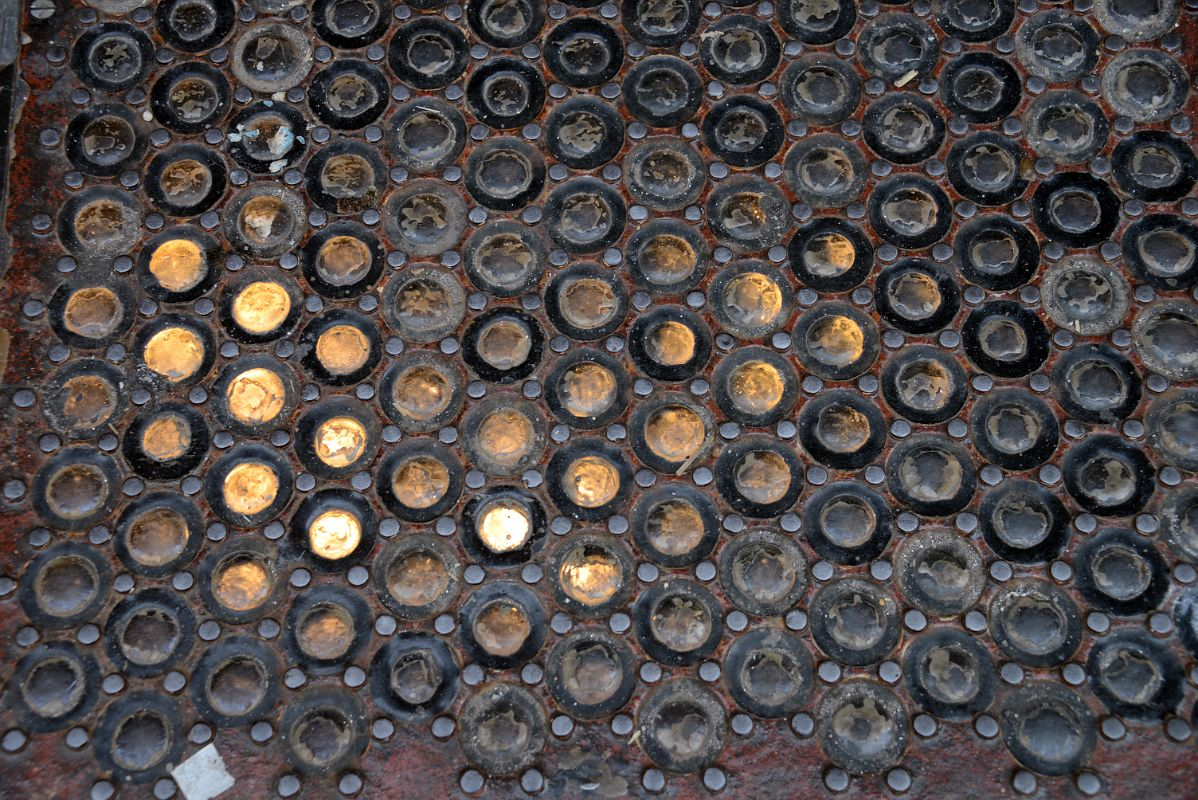
%> input picture Assign3_imgs/circle1.jpg, 1198 x 800 px
$ octave --eval "result = homography_estimation('../Assign3_imgs/circle1.jpg');"   (GNU Octave 9; MATLAB toolbox functions it lacks are replaced by stand-ins)
%> lines starting %> are read from the running program, lines starting %| are printed output that depends on the picture
function [tform] =homography_estimation(image1)
%> called with image1 = '../Assign3_imgs/circle1.jpg'
img=rgb2gray(imread(image1));
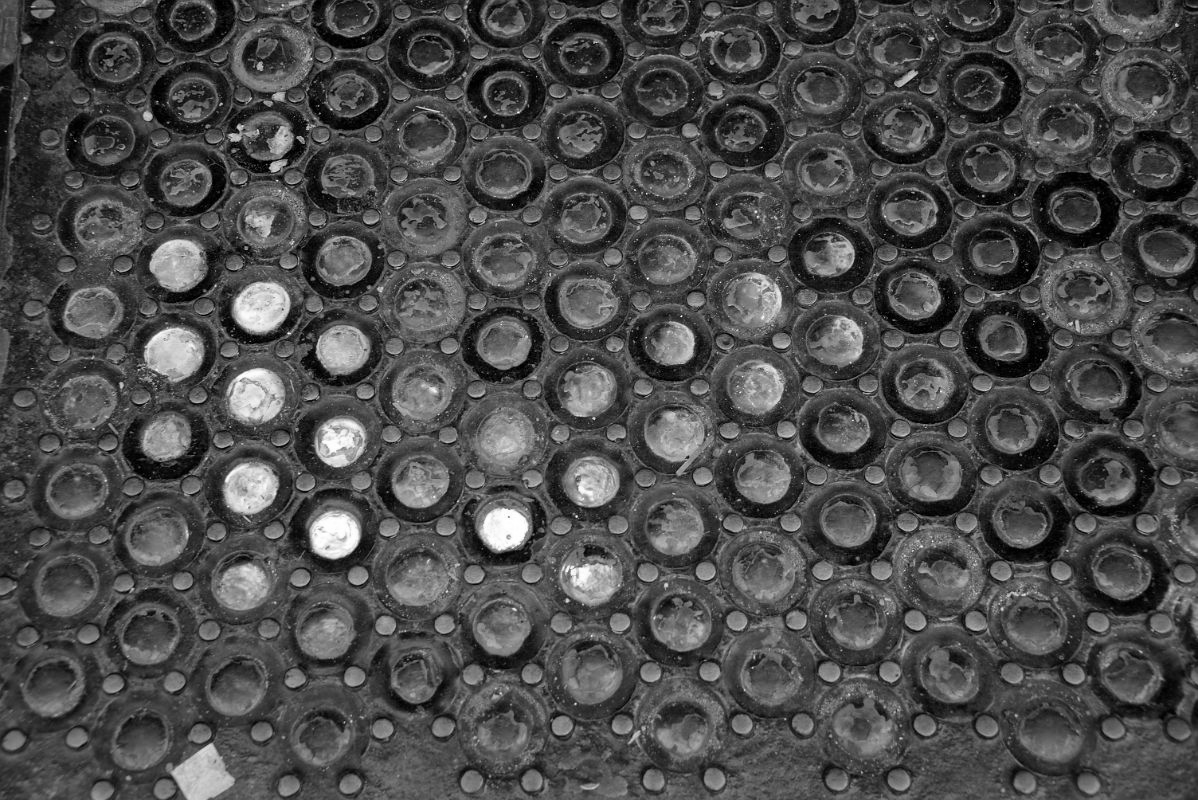
%> img: size 800x1198 uint8; min 0, max 255, mean 75.6
[~,Y,~]=size(img);
%> Y = 1198
img1=img(:,1:Y/2,:);
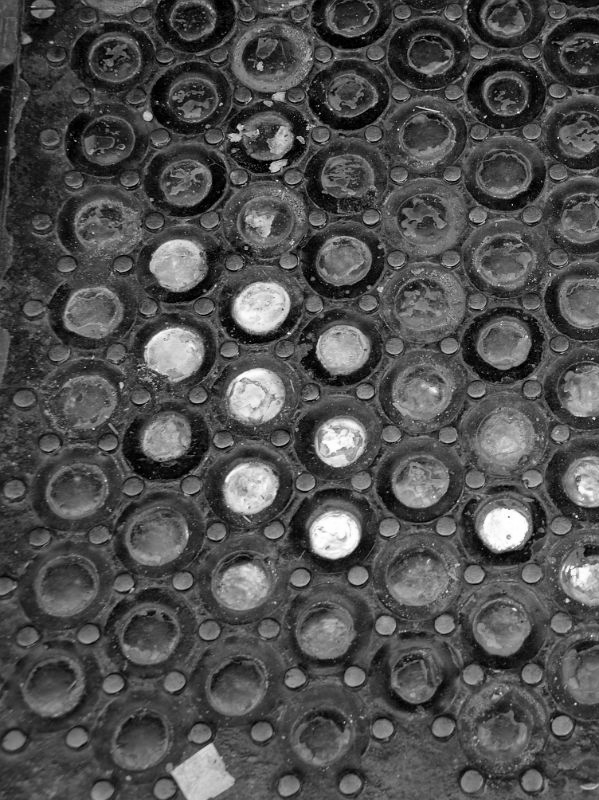
%> img1: size 800x599 uint8; min 0, max 255, mean 79
img2=img(:,Y/2+1:Y,:);
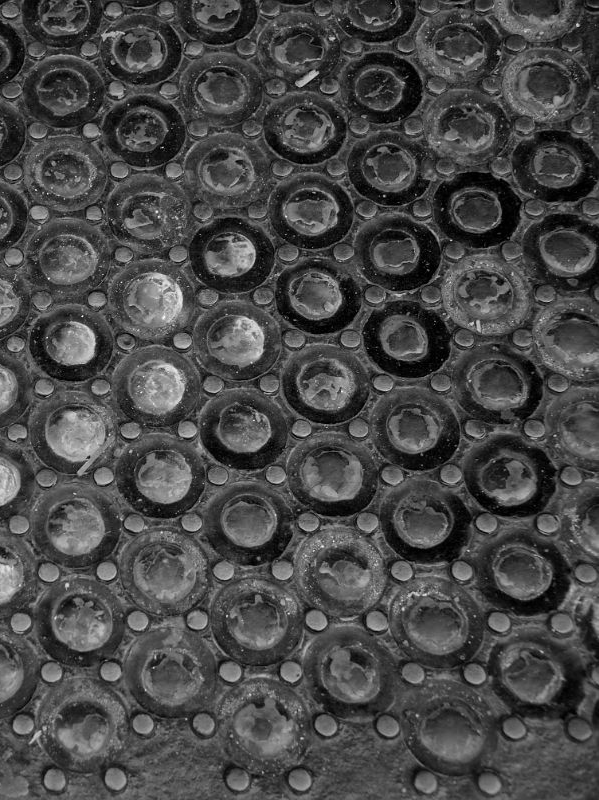
%> img2: size 800x599 uint8; min 0, max 254, mean 72.1
% [5 lines of commented-out code are left out]
%> (the run ends here)
